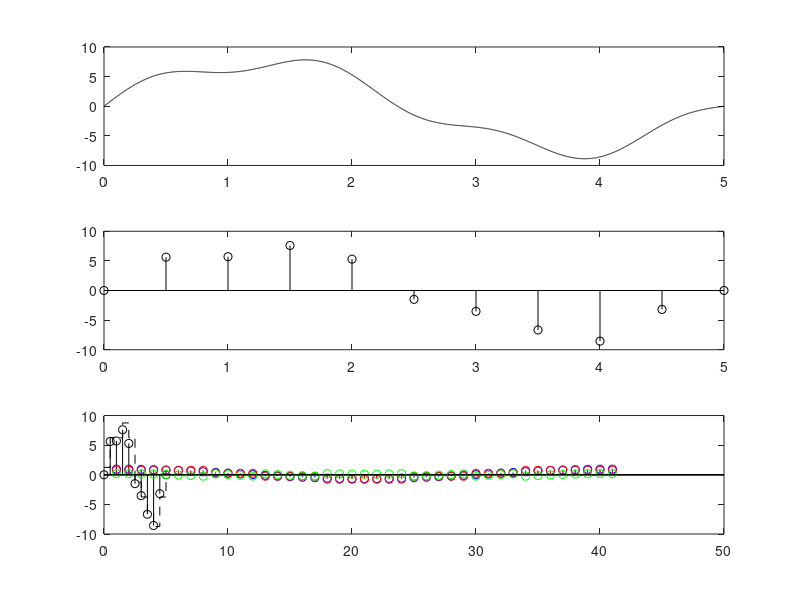

MATLAB code for this plot:
%%
%slike
t=0:.01:5;
a=[ones(1,100) zeros(1,100) ones(1,100) ones(1,100) zeros(1,101)];subplot(3,2,1);
plot(t,a,'r','LineWidth',3);
n=rand(1,501);
subplot(3,2,3);
plot(t,n);
subplot(3,2,5);
plot(t,n+a);
a=3*sin(2*pi*.3*t)-3*cos(3*pi*.9*t);
a=a/max(a);
subplot(3,2,2);
plot(t,a);
n=rand(1,501);
subplot(3,2,4);
plot(t,n);
subplot(3,2,6);
plot(t,n+a);
%%
brojnik=[0.3 1];        % brojnik
s1=[1 1];                       
s2=[1 0.5];
nazivnik=conv(s1,s2);   % nazivnik
H=tf(brojnik, nazivnik); % prijenosna funkcija   
pzmap(H);
damp(H);
rlocus(H);
step(H);
bode(H)
nyquist(H);
%%
% CTCV, DTCV, DTDV signali 
t=0:0.001:5;
T=5; 
f=1/T; 
a=1.5*(5*sin(2*pi*f*t)+sin(7*pi*f*t));
subplot(3,1,1); 
plot(t,a,'k'); 
subplot(3,1,2); 
t1=0:0.5:5; 
a1=1.5*(5*sin(2*pi*f*t1)+sin(7*pi*f*t1)); 
stem(t1,a1,'k');
subplot(3,1,3); 
% rezolucija 
res=20/8;
[r c]=size(a1);
s=zeros(1,9); 
s(1)=-10; 
for i=2:9 
    s(i)=s(i-1)+2.5; 
end; 

for i=1:c 
    for j=2:9 
        if (a1(i)<=s(j) & a1(i)>=s(j-1)) a2(i)=(s(j-1)+s(j))/2; 
        end; 
    end; 
end; 

stem(t1,a1,'k');
hold on;
stairs(t1,a2,'k--');
%%
%kvantizacija
N=40;
n=0:(N-1);
t=0:0.025:1;
x=0.8*cos(2*pi*t)+0.15;
b = 2;  %dva-bitni
L = 2^b; %4 nivoa
xq=floor((x+1)*2^(b-1));
xq=xq/(2^(b-1));
xq=xq-(2^(b)-1)/2^(b);
xe=x-xq;
stem(x,'b');
hold on;
stem(xq,'r');
hold on;
stem(xe,'g');
hold off